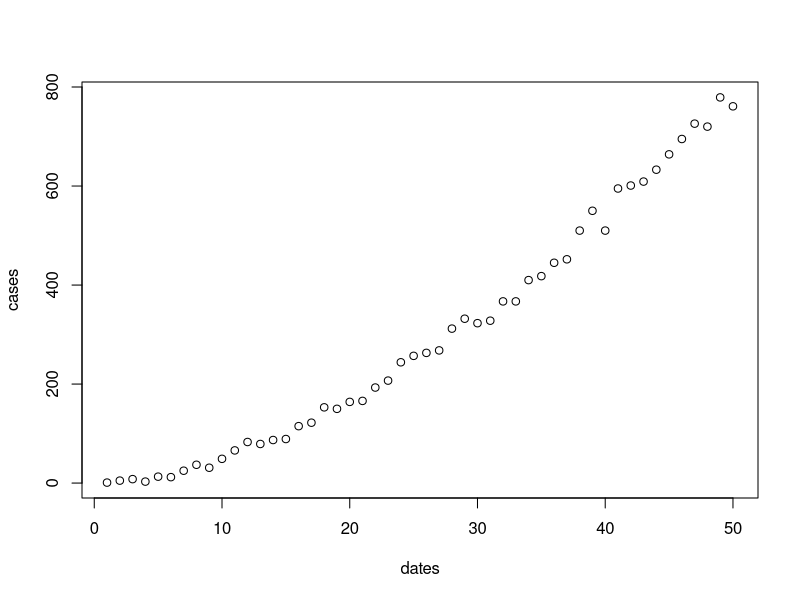
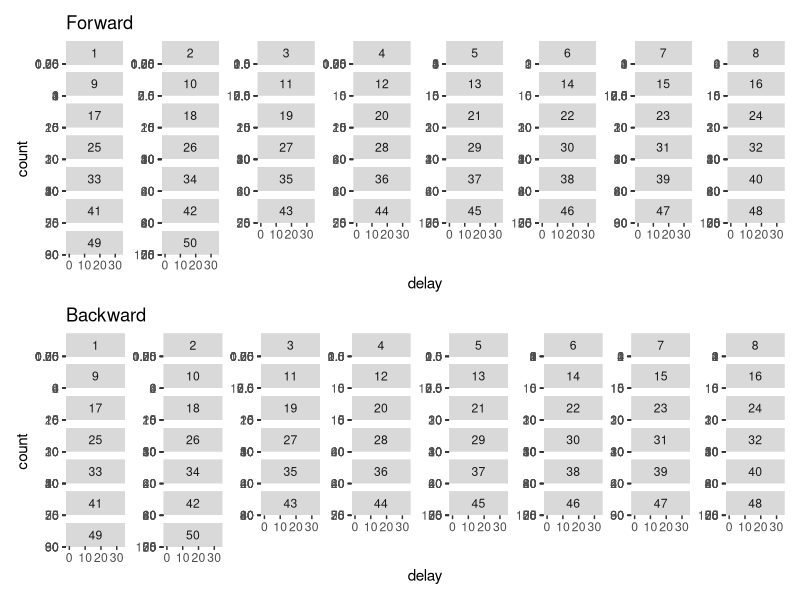
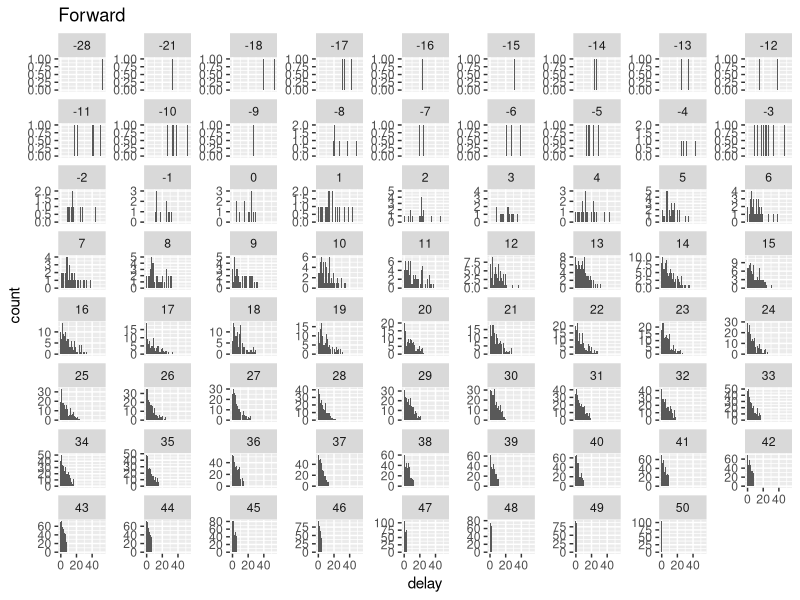
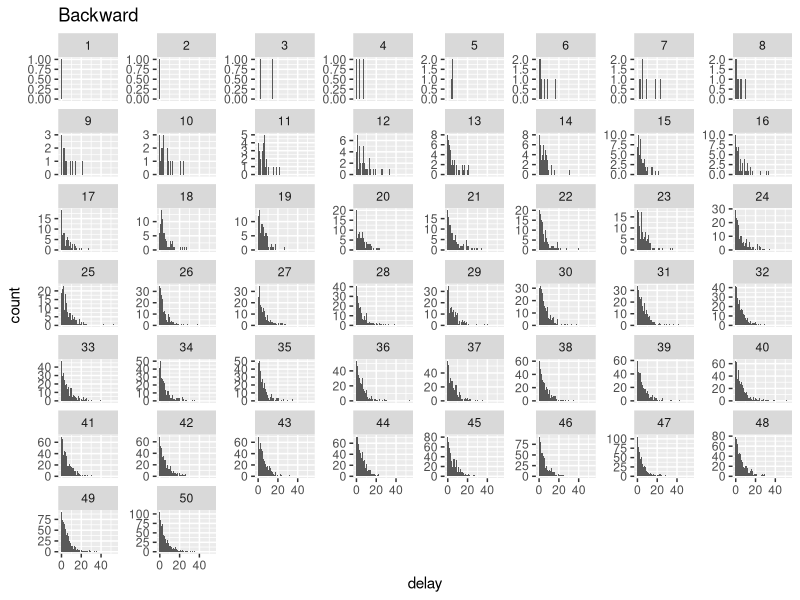

The R source for these figures, in order: (Note: this script raises an error after producing the figures.)
library(tidyverse)
library(ggplot2)
library(patchwork)
dates <- 1:50
cases <- rpois(length(dates),floor((1:50)^1.7))
plot(cases~dates)

## Forward model
linelist <- tibble(n=cases,date_onset=dates) %>% uncount(n)
linelist <- linelist %>% mutate(delay=rgeom(n(), 0.15),
                                date_confirmation=date_onset + delay)
linelist <- linelist %>% filter(date_confirmation <= 50)


p1 <- linelist %>% ggplot() + geom_histogram(aes(x=delay),binwidth=1) + 
  facet_wrap(~date_onset,scales="free_y") + ggtitle("Forward")
p2 <- linelist %>% ggplot() + geom_histogram(aes(x=delay),binwidth=1) + 
  facet_wrap(~date_confirmation,scales="free_y") + ggtitle("Backward")

p1/p2

## Backward model
linelist_backward <- tibble(n=cases,date_confirmation=dates) %>% uncount(n)
linelist_backward <- linelist %>% mutate(delay=rgeom(n(), 0.15),
                                         date_onset=date_confirmation - delay)
linelist_backward <- linelist_backward %>% filter(date_confirmation <= 50 & date_confirmation > 0)


linelist_backward %>% ggplot() + geom_histogram(aes(x=delay),binwidth=1) + 
  facet_wrap(~date_onset,scales="free_y") + ggtitle("Forward")
linelist_backward %>% ggplot() + geom_histogram(aes(x=delay),binwidth=1) + 
  facet_wrap(~date_confirmation,scales="free_y") + ggtitle("Backward")


dat_ncov <- combined_dat_final$date_confirmation
real_dat <- tibble(date_confirmation=dat_ncov) %>% 
  mutate(delay=rgeom(n(), 0.15),
         date_onset=date_confirmation-delay)
real_dat <- real_dat %>% filter(date_confirmation > "2020-01-01")

real_dat %>% ggplot() + geom_histogram(aes(x=delay),binwidth=1) + 
  facet_wrap(~date_onset,scales="free_y") + ggtitle("Forward")
real_dat %>% ggplot() + geom_histogram(aes(x=delay),binwidth=1) + 
  facet_wrap(~date_confirmation,scales="free_y") + ggtitle("Backward")
